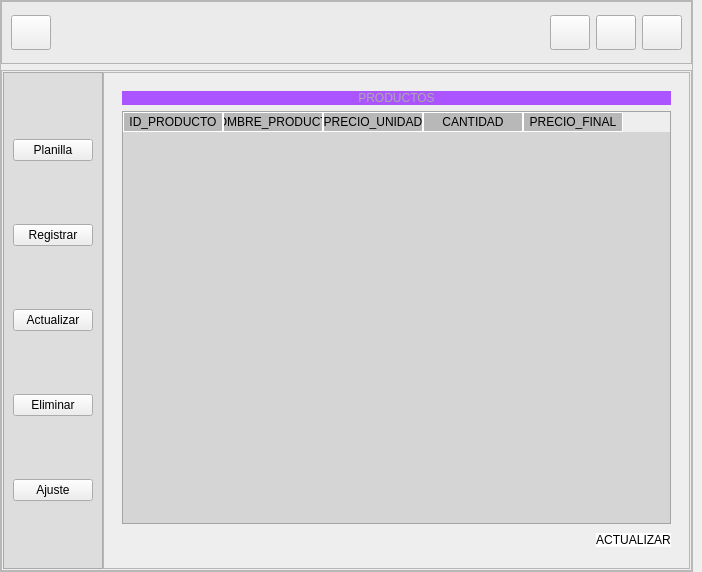
<?xml version="1.0" encoding="UTF-8"?>
<ui version="4.0">
 <class>MainWindow</class>
 <widget class="QMainWindow" name="MainWindow">
  <property name="geometry">
   <rect>
    <x>0</x>
    <y>0</y>
    <width>702</width>
    <height>572</height>
   </rect>
  </property>
  <property name="windowTitle">
   <string>MainWindow</string>
  </property>
  <property name="layoutDirection">
   <enum>Qt::LeftToRight</enum>
  </property>
  <widget class="QWidget" name="centralwidget">
   <layout class="QHBoxLayout" name="horizontalLayout_6">
    <property name="spacing">
     <number>0</number>
    </property>
    <property name="leftMargin">
     <number>0</number>
    </property>
    <property name="topMargin">
     <number>0</number>
    </property>
    <property name="bottomMargin">
     <number>0</number>
    </property>
    <item>
     <widget class="QFrame" name="frame">
      <property name="styleSheet">
       <string notr="true">background-color: rgb(238, 238, 238);</string>
      </property>
      <property name="frameShape">
       <enum>QFrame::StyledPanel</enum>
      </property>
      <property name="frameShadow">
       <enum>QFrame::Raised</enum>
      </property>
      <layout class="QVBoxLayout" name="verticalLayout_2" stretch="1,8">
       <property name="leftMargin">
        <number>0</number>
       </property>
       <property name="topMargin">
        <number>0</number>
       </property>
       <property name="rightMargin">
        <number>0</number>
       </property>
       <property name="bottomMargin">
        <number>0</number>
       </property>
       <item>
        <widget class="QFrame" name="frame_superior">
         <property name="minimumSize">
          <size>
           <width>0</width>
           <height>42</height>
          </size>
         </property>
         <property name="styleSheet">
          <string notr="true">QFrame{
background-color: rgb(235, 235, 235);
}

QPushButton{
background-color:rgb(156, 156, 156)
border-radius:8px;

}
QPushButton:hover{
background-color:rgb(139, 139, 139)
border-radius:8px;
}
</string>
         </property>
         <property name="frameShape">
          <enum>QFrame::StyledPanel</enum>
         </property>
         <property name="frameShadow">
          <enum>QFrame::Raised</enum>
         </property>
         <layout class="QHBoxLayout" name="horizontalLayout">
          <item>
           <widget class="QPushButton" name="pushmenu">
            <property name="minimumSize">
             <size>
              <width>8</width>
              <height>35</height>
             </size>
            </property>
            <property name="text">
             <string/>
            </property>
            <property name="icon">
             <iconset>
              <normaloff>iconos/menu.svg</normaloff>iconos/menu.svg</iconset>
            </property>
            <property name="iconSize">
             <size>
              <width>30</width>
              <height>30</height>
             </size>
            </property>
           </widget>
          </item>
          <item>
           <spacer name="horizontalSpacer">
            <property name="orientation">
             <enum>Qt::Horizontal</enum>
            </property>
            <property name="sizeHint" stdset="0">
             <size>
              <width>476</width>
              <height>20</height>
             </size>
            </property>
           </spacer>
          </item>
          <item>
           <widget class="QPushButton" name="pushminimizar">
            <property name="minimumSize">
             <size>
              <width>5</width>
              <height>35</height>
             </size>
            </property>
            <property name="text">
             <string/>
            </property>
            <property name="icon">
             <iconset>
              <normaloff>iconos/minimizar.svg</normaloff>iconos/minimizar.svg</iconset>
            </property>
            <property name="iconSize">
             <size>
              <width>30</width>
              <height>30</height>
             </size>
            </property>
           </widget>
          </item>
          <item>
           <widget class="QPushButton" name="pushmaximizar">
            <property name="minimumSize">
             <size>
              <width>5</width>
              <height>35</height>
             </size>
            </property>
            <property name="text">
             <string/>
            </property>
            <property name="icon">
             <iconset>
              <normaloff>iconos/ampliar.svg</normaloff>iconos/ampliar.svg</iconset>
            </property>
            <property name="iconSize">
             <size>
              <width>30</width>
              <height>30</height>
             </size>
            </property>
           </widget>
          </item>
          <item>
           <widget class="QPushButton" name="pushcerrar">
            <property name="minimumSize">
             <size>
              <width>5</width>
              <height>35</height>
             </size>
            </property>
            <property name="text">
             <string/>
            </property>
            <property name="icon">
             <iconset>
              <normaloff>iconos/cerrar.svg</normaloff>iconos/cerrar.svg</iconset>
            </property>
            <property name="iconSize">
             <size>
              <width>30</width>
              <height>30</height>
             </size>
            </property>
           </widget>
          </item>
         </layout>
        </widget>
       </item>
       <item>
        <widget class="QFrame" name="frame_contenido">
         <property name="frameShape">
          <enum>QFrame::StyledPanel</enum>
         </property>
         <property name="frameShadow">
          <enum>QFrame::Raised</enum>
         </property>
         <layout class="QHBoxLayout" name="horizontalLayout_3">
          <property name="spacing">
           <number>0</number>
          </property>
          <property name="leftMargin">
           <number>1</number>
          </property>
          <property name="topMargin">
           <number>1</number>
          </property>
          <property name="rightMargin">
           <number>1</number>
          </property>
          <property name="bottomMargin">
           <number>1</number>
          </property>
          <item>
           <widget class="QFrame" name="frame_control">
            <property name="minimumSize">
             <size>
              <width>100</width>
              <height>0</height>
             </size>
            </property>
            <property name="maximumSize">
             <size>
              <width>0</width>
              <height>16777215</height>
             </size>
            </property>
            <property name="styleSheet">
             <string notr="true">QFrame{
background-color:rgb(221, 221, 221);
}

QPushBotton{
background-color:rgb(170, 85, 255);
border-top-left-radius:5px;
border-bottom-left-radius:5px;
color:rgb(156, 156, 156);
font: 87 8pt &quot;Arial Black&quot;;
}

QPushBotton:hover{
background-color:rgb(255, 255, 255);
border-top-left-radius:5px;
border-bottom-left-radius:5px;
color:rgb(156, 156, 156);
font: 87 8pt &quot;Arial Black&quot;;
}</string>
            </property>
            <property name="frameShape">
             <enum>QFrame::StyledPanel</enum>
            </property>
            <property name="frameShadow">
             <enum>QFrame::Raised</enum>
            </property>
            <layout class="QVBoxLayout" name="verticalLayout">
             <item>
              <widget class="QPushButton" name="pushButton">
               <property name="minimumSize">
                <size>
                 <width>20</width>
                 <height>0</height>
                </size>
               </property>
               <property name="text">
                <string>Planilla</string>
               </property>
               <property name="icon">
                <iconset>
                 <normaloff>iconos/planilla.svg</normaloff>iconos/planilla.svg</iconset>
               </property>
               <property name="iconSize">
                <size>
                 <width>20</width>
                 <height>20</height>
                </size>
               </property>
              </widget>
             </item>
             <item>
              <widget class="QPushButton" name="pushButton_2">
               <property name="minimumSize">
                <size>
                 <width>20</width>
                 <height>0</height>
                </size>
               </property>
               <property name="text">
                <string>Registrar</string>
               </property>
               <property name="icon">
                <iconset>
                 <normaloff>iconos/registrar.svg</normaloff>iconos/registrar.svg</iconset>
               </property>
               <property name="iconSize">
                <size>
                 <width>20</width>
                 <height>20</height>
                </size>
               </property>
              </widget>
             </item>
             <item>
              <widget class="QPushButton" name="pushButton_3">
               <property name="minimumSize">
                <size>
                 <width>20</width>
                 <height>0</height>
                </size>
               </property>
               <property name="text">
                <string>Actualizar</string>
               </property>
               <property name="icon">
                <iconset>
                 <normaloff>iconos/actualizar.svg</normaloff>iconos/actualizar.svg</iconset>
               </property>
               <property name="iconSize">
                <size>
                 <width>20</width>
                 <height>20</height>
                </size>
               </property>
              </widget>
             </item>
             <item>
              <widget class="QPushButton" name="pushButton_4">
               <property name="minimumSize">
                <size>
                 <width>20</width>
                 <height>0</height>
                </size>
               </property>
               <property name="text">
                <string>Eliminar</string>
               </property>
               <property name="icon">
                <iconset>
                 <normaloff>iconos/eliminar.svg</normaloff>iconos/eliminar.svg</iconset>
               </property>
               <property name="iconSize">
                <size>
                 <width>20</width>
                 <height>20</height>
                </size>
               </property>
              </widget>
             </item>
             <item>
              <widget class="QPushButton" name="pushButton_5">
               <property name="minimumSize">
                <size>
                 <width>20</width>
                 <height>0</height>
                </size>
               </property>
               <property name="text">
                <string>Ajuste</string>
               </property>
               <property name="icon">
                <iconset>
                 <normaloff>iconos/ajuste.svg</normaloff>iconos/ajuste.svg</iconset>
               </property>
               <property name="iconSize">
                <size>
                 <width>20</width>
                 <height>20</height>
                </size>
               </property>
              </widget>
             </item>
            </layout>
           </widget>
          </item>
          <item>
           <widget class="QFrame" name="frame_pagina">
            <property name="styleSheet">
             <string notr="true">QFrame{

bacground-color:rgb(206, 206, 206);
}

QLabel{
font: 30 8pt &quot;Arial Black&quot;;
background-color: rgb(170, 85, 255);
color: rgb(170, 170, 170);
border:0px solid#14C8DC;

}

QLineEdit{
border:0px;
color: rgb(204, 204, 204);
border-bottom-color: 1px solidrgb(140, 140, 140);
font: 30 8pt &quot;Arial Black&quot;;
}

QPushButton{
background-color: rgb(255, 255, 255);
border-radius:10px;
color: rgb(0, 0, 0);
font: 30 8pt &quot;Arial Black&quot;;
}

QTableWidget{
background-color: rgb(213, 213, 213);
color: rgb(0, 0, 0);
gridline-color: rgb(198, 198, 198);
font: 30 8pt &quot;Arial Black&quot;;
}

QHeaderView::section{
background-color: rgb(184, 184, 184);
border:1px solid  rgb(255, 255, 255);
font: 30 8pt &quot;Arial Black&quot;;
}

QTableWidget QTableCornerButtom::section{
background-color: rgb(0, 0, 0);
border:1px solid rgb(0, 0, 0)
}

</string>
            </property>
            <property name="frameShape">
             <enum>QFrame::StyledPanel</enum>
            </property>
            <property name="frameShadow">
             <enum>QFrame::Raised</enum>
            </property>
            <layout class="QVBoxLayout" name="verticalLayout_3">
             <item>
              <widget class="QStackedWidget" name="stackedWidget">
               <property name="currentIndex">
                <number>0</number>
               </property>
               <widget class="QWidget" name="_datos">
                <layout class="QVBoxLayout" name="verticalLayout_4">
                 <item>
                  <widget class="QLabel" name="label">
                   <property name="palette">
                    <palette>
                     <active>
                      <colorrole role="WindowText">
                       <brush brushstyle="SolidPattern">
                        <color alpha="255">
                         <red>170</red>
                         <green>170</green>
                         <blue>170</blue>
                        </color>
                       </brush>
                      </colorrole>
                      <colorrole role="Button">
                       <brush brushstyle="SolidPattern">
                        <color alpha="255">
                         <red>170</red>
                         <green>85</green>
                         <blue>255</blue>
                        </color>
                       </brush>
                      </colorrole>
                      <colorrole role="Text">
                       <brush brushstyle="SolidPattern">
                        <color alpha="255">
                         <red>170</red>
                         <green>170</green>
                         <blue>170</blue>
                        </color>
                       </brush>
                      </colorrole>
                      <colorrole role="ButtonText">
                       <brush brushstyle="SolidPattern">
                        <color alpha="255">
                         <red>170</red>
                         <green>170</green>
                         <blue>170</blue>
                        </color>
                       </brush>
                      </colorrole>
                      <colorrole role="Base">
                       <brush brushstyle="SolidPattern">
                        <color alpha="255">
                         <red>170</red>
                         <green>85</green>
                         <blue>255</blue>
                        </color>
                       </brush>
                      </colorrole>
                      <colorrole role="Window">
                       <brush brushstyle="SolidPattern">
                        <color alpha="255">
                         <red>170</red>
                         <green>85</green>
                         <blue>255</blue>
                        </color>
                       </brush>
                      </colorrole>
                     </active>
                     <inactive>
                      <colorrole role="WindowText">
                       <brush brushstyle="SolidPattern">
                        <color alpha="255">
                         <red>170</red>
                         <green>170</green>
                         <blue>170</blue>
                        </color>
                       </brush>
                      </colorrole>
                      <colorrole role="Button">
                       <brush brushstyle="SolidPattern">
                        <color alpha="255">
                         <red>170</red>
                         <green>85</green>
                         <blue>255</blue>
                        </color>
                       </brush>
                      </colorrole>
                      <colorrole role="Text">
                       <brush brushstyle="SolidPattern">
                        <color alpha="255">
                         <red>170</red>
                         <green>170</green>
                         <blue>170</blue>
                        </color>
                       </brush>
                      </colorrole>
                      <colorrole role="ButtonText">
                       <brush brushstyle="SolidPattern">
                        <color alpha="255">
                         <red>170</red>
                         <green>170</green>
                         <blue>170</blue>
                        </color>
                       </brush>
                      </colorrole>
                      <colorrole role="Base">
                       <brush brushstyle="SolidPattern">
                        <color alpha="255">
                         <red>170</red>
                         <green>85</green>
                         <blue>255</blue>
                        </color>
                       </brush>
                      </colorrole>
                      <colorrole role="Window">
                       <brush brushstyle="SolidPattern">
                        <color alpha="255">
                         <red>170</red>
                         <green>85</green>
                         <blue>255</blue>
                        </color>
                       </brush>
                      </colorrole>
                     </inactive>
                     <disabled>
                      <colorrole role="WindowText">
                       <brush brushstyle="SolidPattern">
                        <color alpha="255">
                         <red>170</red>
                         <green>170</green>
                         <blue>170</blue>
                        </color>
                       </brush>
                      </colorrole>
                      <colorrole role="Button">
                       <brush brushstyle="SolidPattern">
                        <color alpha="255">
                         <red>170</red>
                         <green>85</green>
                         <blue>255</blue>
                        </color>
                       </brush>
                      </colorrole>
                      <colorrole role="Text">
                       <brush brushstyle="SolidPattern">
                        <color alpha="255">
                         <red>170</red>
                         <green>170</green>
                         <blue>170</blue>
                        </color>
                       </brush>
                      </colorrole>
                      <colorrole role="ButtonText">
                       <brush brushstyle="SolidPattern">
                        <color alpha="255">
                         <red>170</red>
                         <green>170</green>
                         <blue>170</blue>
                        </color>
                       </brush>
                      </colorrole>
                      <colorrole role="Base">
                       <brush brushstyle="SolidPattern">
                        <color alpha="255">
                         <red>170</red>
                         <green>85</green>
                         <blue>255</blue>
                        </color>
                       </brush>
                      </colorrole>
                      <colorrole role="Window">
                       <brush brushstyle="SolidPattern">
                        <color alpha="255">
                         <red>170</red>
                         <green>85</green>
                         <blue>255</blue>
                        </color>
                       </brush>
                      </colorrole>
                     </disabled>
                    </palette>
                   </property>
                   <property name="styleSheet">
                    <string notr="true">gridline-color: rgb(0, 0, 0);</string>
                   </property>
                   <property name="text">
                    <string>PRODUCTOS</string>
                   </property>
                   <property name="alignment">
                    <set>Qt::AlignCenter</set>
                   </property>
                  </widget>
                 </item>
                 <item>
                  <widget class="QTableWidget" name="tabla_productos">
                   <column>
                    <property name="text">
                     <string>ID_PRODUCTO</string>
                    </property>
                   </column>
                   <column>
                    <property name="text">
                     <string>NOMBRE_PRODUCTO</string>
                    </property>
                   </column>
                   <column>
                    <property name="text">
                     <string>PRECIO_UNIDAD</string>
                    </property>
                   </column>
                   <column>
                    <property name="text">
                     <string>CANTIDAD</string>
                    </property>
                   </column>
                   <column>
                    <property name="text">
                     <string>PRECIO_FINAL</string>
                    </property>
                   </column>
                  </widget>
                 </item>
                 <item>
                  <layout class="QHBoxLayout" name="horizontalLayout_4">
                   <item>
                    <spacer name="horizontalSpacer_2">
                     <property name="orientation">
                      <enum>Qt::Horizontal</enum>
                     </property>
                     <property name="sizeHint" stdset="0">
                      <size>
                       <width>40</width>
                       <height>20</height>
                      </size>
                     </property>
                    </spacer>
                   </item>
                   <item>
                    <widget class="QPushButton" name="BT_ACTUALIZAR">
                     <property name="minimumSize">
                      <size>
                       <width>30</width>
                       <height>10</height>
                      </size>
                     </property>
                     <property name="text">
                      <string>ACTUALIZAR</string>
                     </property>
                    </widget>
                   </item>
                  </layout>
                 </item>
                </layout>
               </widget>
               <widget class="QWidget" name="page_registrar">
                <layout class="QVBoxLayout" name="verticalLayout_5">
                 <item>
                  <widget class="QLineEdit" name="lineEdit">
                   <property name="maximumSize">
                    <size>
                     <width>100</width>
                     <height>30</height>
                    </size>
                   </property>
                  </widget>
                 </item>
                 <item>
                  <widget class="QLabel" name="label_6">
                   <property name="maximumSize">
                    <size>
                     <width>30</width>
                     <height>30</height>
                    </size>
                   </property>
                   <property name="text">
                    <string>TextLabel</string>
                   </property>
                  </widget>
                 </item>
                 <item>
                  <widget class="QLabel" name="label_5">
                   <property name="maximumSize">
                    <size>
                     <width>30</width>
                     <height>30</height>
                    </size>
                   </property>
                   <property name="text">
                    <string>TextLabel</string>
                   </property>
                  </widget>
                 </item>
                 <item>
                  <widget class="QLabel" name="label_2">
                   <property name="enabled">
                    <bool>true</bool>
                   </property>
                   <property name="minimumSize">
                    <size>
                     <width>30</width>
                     <height>30</height>
                    </size>
                   </property>
                   <property name="maximumSize">
                    <size>
                     <width>30</width>
                     <height>30</height>
                    </size>
                   </property>
                   <property name="baseSize">
                    <size>
                     <width>30</width>
                     <height>30</height>
                    </size>
                   </property>
                   <property name="layoutDirection">
                    <enum>Qt::LeftToRight</enum>
                   </property>
                   <property name="text">
                    <string>TextLabel</string>
                   </property>
                   <property name="alignment">
                    <set>Qt::AlignBottom|Qt::AlignLeading|Qt::AlignLeft</set>
                   </property>
                  </widget>
                 </item>
                 <item>
                  <widget class="QLabel" name="label_3">
                   <property name="maximumSize">
                    <size>
                     <width>30</width>
                     <height>30</height>
                    </size>
                   </property>
                   <property name="text">
                    <string>TextLabel</string>
                   </property>
                  </widget>
                 </item>
                 <item>
                  <widget class="QLabel" name="label_4">
                   <property name="maximumSize">
                    <size>
                     <width>30</width>
                     <height>30</height>
                    </size>
                   </property>
                   <property name="text">
                    <string>TextLabel</string>
                   </property>
                  </widget>
                 </item>
                </layout>
               </widget>
               <widget class="QWidget" name="page_actualizar">
                <widget class="QLabel" name="label_7">
                 <property name="geometry">
                  <rect>
                   <x>40</x>
                   <y>70</y>
                   <width>47</width>
                   <height>13</height>
                  </rect>
                 </property>
                 <property name="text">
                  <string>TextLabel</string>
                 </property>
                </widget>
                <widget class="QLabel" name="label_8">
                 <property name="geometry">
                  <rect>
                   <x>40</x>
                   <y>110</y>
                   <width>47</width>
                   <height>13</height>
                  </rect>
                 </property>
                 <property name="text">
                  <string>TextLabel</string>
                 </property>
                </widget>
                <widget class="QLabel" name="label_9">
                 <property name="geometry">
                  <rect>
                   <x>40</x>
                   <y>160</y>
                   <width>47</width>
                   <height>13</height>
                  </rect>
                 </property>
                 <property name="text">
                  <string>TextLabel</string>
                 </property>
                </widget>
                <widget class="QLabel" name="label_10">
                 <property name="geometry">
                  <rect>
                   <x>40</x>
                   <y>210</y>
                   <width>47</width>
                   <height>13</height>
                  </rect>
                 </property>
                 <property name="text">
                  <string>TextLabel</string>
                 </property>
                </widget>
                <widget class="QLabel" name="label_11">
                 <property name="geometry">
                  <rect>
                   <x>40</x>
                   <y>280</y>
                   <width>47</width>
                   <height>13</height>
                  </rect>
                 </property>
                 <property name="text">
                  <string>TextLabel</string>
                 </property>
                </widget>
                <widget class="QLineEdit" name="lineEdit_6">
                 <property name="geometry">
                  <rect>
                   <x>150</x>
                   <y>60</y>
                   <width>113</width>
                   <height>20</height>
                  </rect>
                 </property>
                </widget>
                <widget class="QLineEdit" name="lineEdit_7">
                 <property name="geometry">
                  <rect>
                   <x>150</x>
                   <y>110</y>
                   <width>113</width>
                   <height>20</height>
                  </rect>
                 </property>
                </widget>
                <widget class="QLineEdit" name="lineEdit_8">
                 <property name="geometry">
                  <rect>
                   <x>150</x>
                   <y>160</y>
                   <width>113</width>
                   <height>20</height>
                  </rect>
                 </property>
                </widget>
                <widget class="QLineEdit" name="lineEdit_9">
                 <property name="geometry">
                  <rect>
                   <x>120</x>
                   <y>210</y>
                   <width>113</width>
                   <height>20</height>
                  </rect>
                 </property>
                </widget>
                <widget class="QLineEdit" name="lineEdit_10">
                 <property name="geometry">
                  <rect>
                   <x>110</x>
                   <y>270</y>
                   <width>113</width>
                   <height>20</height>
                  </rect>
                 </property>
                </widget>
                <widget class="QPushButton" name="pushButton_6">
                 <property name="geometry">
                  <rect>
                   <x>480</x>
                   <y>70</y>
                   <width>75</width>
                   <height>23</height>
                  </rect>
                 </property>
                 <property name="text">
                  <string>PushButton</string>
                 </property>
                </widget>
                <widget class="QLabel" name="label_12">
                 <property name="geometry">
                  <rect>
                   <x>240</x>
                   <y>10</y>
                   <width>47</width>
                   <height>13</height>
                  </rect>
                 </property>
                 <property name="text">
                  <string>TextLabel</string>
                 </property>
                </widget>
                <widget class="QLabel" name="label_13">
                 <property name="geometry">
                  <rect>
                   <x>30</x>
                   <y>430</y>
                   <width>47</width>
                   <height>13</height>
                  </rect>
                 </property>
                 <property name="text">
                  <string>TextLabel</string>
                 </property>
                </widget>
                <widget class="QPushButton" name="pushButton_7">
                 <property name="geometry">
                  <rect>
                   <x>460</x>
                   <y>420</y>
                   <width>75</width>
                   <height>23</height>
                  </rect>
                 </property>
                 <property name="text">
                  <string>PushButton</string>
                 </property>
                </widget>
               </widget>
               <widget class="QWidget" name="page_eliminar"/>
               <widget class="QWidget" name="page_ajustes"/>
              </widget>
             </item>
            </layout>
           </widget>
          </item>
         </layout>
        </widget>
       </item>
      </layout>
     </widget>
    </item>
   </layout>
  </widget>
 </widget>
 <tabstops>
  <tabstop>pushmaximizar</tabstop>
  <tabstop>pushcerrar</tabstop>
  <tabstop>pushButton</tabstop>
  <tabstop>pushButton_2</tabstop>
  <tabstop>pushButton_3</tabstop>
  <tabstop>pushButton_4</tabstop>
  <tabstop>pushButton_5</tabstop>
  <tabstop>tabla_productos</tabstop>
  <tabstop>BT_ACTUALIZAR</tabstop>
  <tabstop>lineEdit_6</tabstop>
  <tabstop>lineEdit_7</tabstop>
  <tabstop>lineEdit_8</tabstop>
  <tabstop>lineEdit_9</tabstop>
  <tabstop>lineEdit_10</tabstop>
  <tabstop>pushButton_6</tabstop>
  <tabstop>pushButton_7</tabstop>
  <tabstop>pushmenu</tabstop>
  <tabstop>pushminimizar</tabstop>
 </tabstops>
 <resources/>
 <connections/>
</ui>
